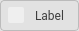
<?xml version="1.0" encoding="UTF-8"?>
<ui version="4.0">
 <class>QAbstractButtonWidget</class>
 <widget class="QWidget" name="QAbstractButtonWidget">
  <property name="geometry">
   <rect>
    <x>0</x>
    <y>0</y>
    <width>60</width>
    <height>24</height>
   </rect>
  </property>
  <property name="windowTitle">
   <string>QAbstractButton</string>
  </property>
  <property name="styleSheet">
   <string>QWidget#QAbstractButtonWidget {
    background-color: #e2e2e2;
    border: 1px solid #bbbbbb;
    border-radius: 4px;
}</string>
  </property>
  <layout class="QHBoxLayout" name="buttonLayout">
   <property name="leftMargin">
    <number>8</number>
   </property>
   <property name="topMargin">
    <number>4</number>
   </property>
   <property name="rightMargin">
    <number>8</number>
   </property>
   <property name="bottomMargin">
    <number>4</number>
   </property>
   <property name="spacing">
    <number>4</number>
   </property>
   <item>
    <widget class="QLabel" name="iconLabel">
     <property name="minimumSize">
      <size>
       <width>16</width>
       <height>16</height>
      </size>
     </property>
     <property name="maximumSize">
      <size>
       <width>16</width>
       <height>16</height>
      </size>
     </property>
     <property name="styleSheet">
      <string>QLabel#iconLabel {
    background-color: #efefef;
    border-radius: 2px;
}</string>
     </property>
     <property name="text">
      <string/>
     </property>
     <property name="alignment">
      <set>Qt::AlignCenter</set>
     </property>
     <property name="objectName">
      <string>iconLabel</string>
     </property>
    </widget>
   </item>
   <item>
    <widget class="QLabel" name="textLabel">
     <property name="font">
      <font>
       <family>Roboto</family>
       <pointsize>9</pointsize>
       <weight>50</weight>
       <bold>false</bold>
      </font>
     </property>
     <property name="styleSheet">
      <string>QLabel#textLabel {
    color: #3f3f3f;
    background-color: transparent;
    padding: 4px;
}</string>
     </property>
     <property name="text">
      <string>Label</string>
     </property>
     <property name="alignment">
      <set>Qt::AlignLeft|Qt::AlignVCenter</set>
     </property>
     <property name="objectName">
      <string>textLabel</string>
     </property>
    </widget>
   </item>
  </layout>
 </widget>
 <resources/>
 <connections/>
</ui>
